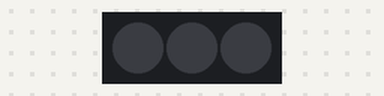
A sketch run on a simulated Arduino Uno, built with avr-gcc and run on an emulated ATmega328P. Shown: 3 RGB LEDs in strip order, left to right. Dim RGB values are drawn brighter than linear; colours are those a GRB WS2812 strip shows for the declared byte order.

Above: at 1.7 s.
At 3.2 s:
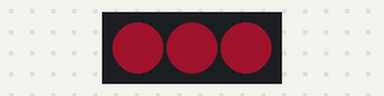
At 4.7 s:
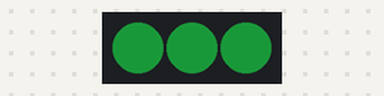
Timing chart, 0 to 6.9 s (numbered marks = the images above):
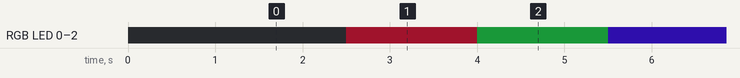

The sketch:

RamaKatoa1.3.ino
```cpp
/**
 *  POUTAMA 3 TOHUTOHU PŪMAU [Pūmau, Roopu, Hokihoki, Tohutohu Motuhake]
 *  Me whakakā ngā raiti katoa i te wā orite.
 *  Pukenga TOHUTOHU MOTUHAKE: Ka tuhi ētahi tohutohu motuhake hei whakatūtuki i tētahi mahi motuhake
 *  YOUTUBE:
 */
#include "FastLED.h"

//Tāutu te kaute LED
#define KAUTE_LED 3

//Whakarite i te pine Atuino ka whakamahia
#define PINE_ATUINO 5

//Whakarite i ngā raiti LED
CRGB raiti[KAUTE_LED];

void setup() {
  // Tatari 1 hēkona i mua i te whakaatu i ngā raiti
  delay(1000);

  LEDS.addLeds<WS2812B,PINE_ATUINO,RGB>(raiti,KAUTE_LED);
  LEDS.setBrightness(50);
}

void loop() {
  // Ia hurihanga motuhake ka tīni ngā kara o ngā raiti ki tētahi kara hou
  whakaka(25,170,50);
  whakaka(125,25,50);
  whakaka(25,70,250);
}

/**
 * Anei ngā tohutohu motuhake mo tēnei papatono.
 * Ka pānui enei tohutohu i ngā wāriu RGB mai i ngā tohutohu matua, kātahi, ka tini te kara o ngā raiti katoa
 * Ka karangahia enei tohutohu ki nga rarangi 28,29 me 30
 */
void whakaka(int whero, int kakariki, int kikorangi){

  for(int i=0;i < KAUTE_LED; i++){
    delay(500);
    raiti[i] = CRGB(whero,kakariki,kikorangi);
  }
  FastLED.show();

}
```

Measured:
- by itself, RGB LED 0–2: repeats every 4.5 s: RGB(4, 24, 9) 1.5 s, RGB(13, 4, 49) 1.5 s, RGB(33, 4, 9) 1.5 s
- by itself, everything shown: repeats every 4.5 s, in 3 steps
